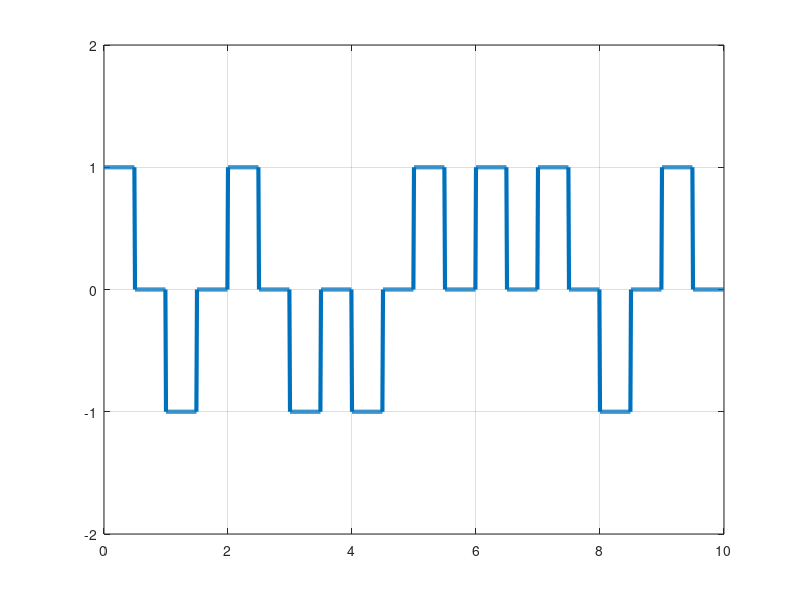

Recreate this plot in MATLAB.
clc;
clear;
bits = [1,0,1,0,0,1,1,1,0,1];
%bits = input("INPUT BITS: ");

T = length(bits);
n = 100;

N = n*T;
t = 0:T/N:T;
x = zeros(1,length(t));

k = 1;

for i=1:T
  if(bits(i)==1)
    x((i-1)*n+1:i*n-n/2)=1;
  else
    x((i-1)*n+1:i*n-n/2)=-1;
  end
end

plot(t,x,'LineWidth',3);
axis([0,T,-2,2]);
grid on;

j = 1;
for i=1:length(x)
  if mod(i,n/2)==0 && mod(i,n)~=0
    if x(i-1)==-1
      ans_bits(j) = 0;
    else
      ans_bits(j) = 1;
    end
    j++;
    
  endif
endfor

disp('Demodulation: ')
disp(ans_bits)


